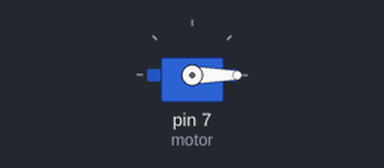
The sketch below on a simulated Arduino Uno, built with avr-gcc and run on an emulated ATmega328P. Shown: servo.

Above: at 0.05 s.
Timing chart, 0 to 3.0 s (numbered marks = the images above):
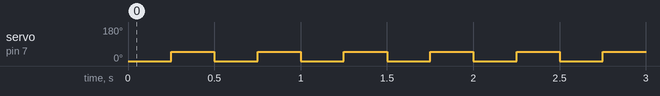

The sketch:

Main.ino
```cpp
#include <Servo.h>
Servo motor;

void setup() {
  motor.attach(7);

}

void loop() {
  motor.write(0);
  delay(250);
  motor.write(50);
  delay(250);

}
```

Measured:
- by itself, servo on pin 7 (motor): alternates 50° for 0.25 s and 0° for 0.25 s
